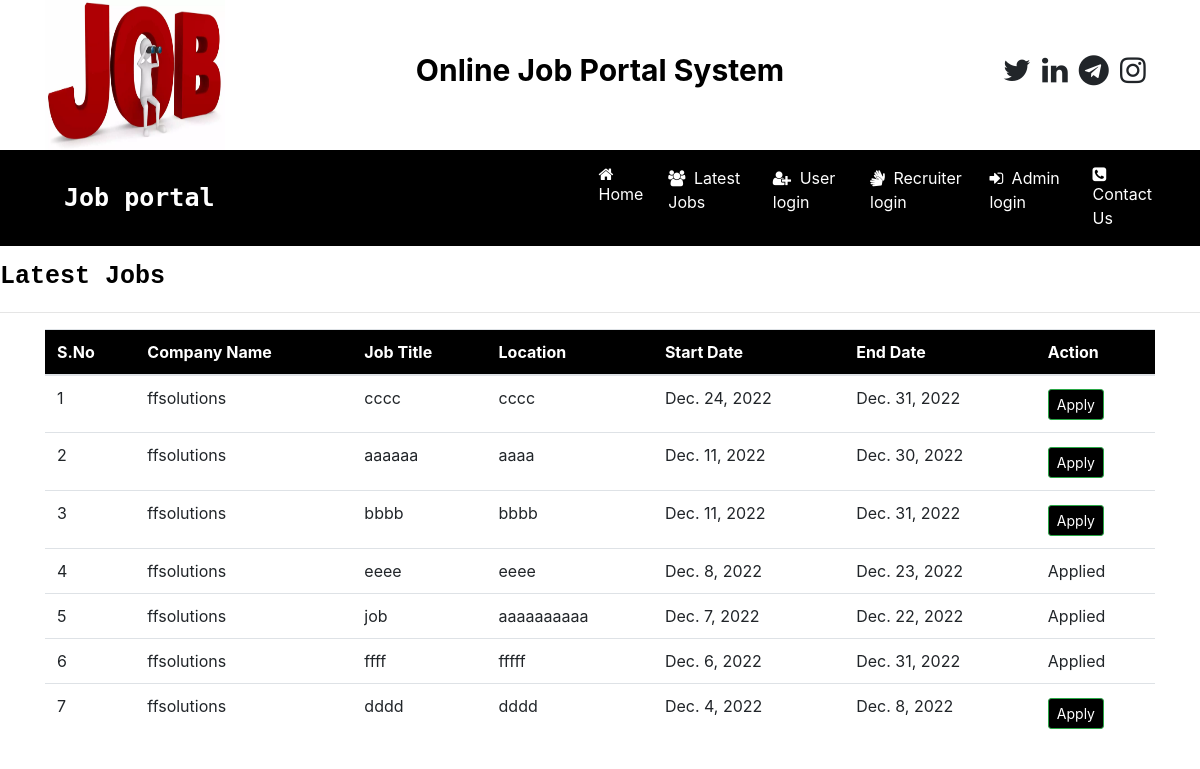
Screenshot of /user_latestjobs (signed in) with the database file from the repository.
### job/models.py (models this page shows, shortened)
class Job(models.Model):
    recruiter=models.ForeignKey(Recruiter,on_delete=models.CASCADE)
    start_date =models.DateField()
    end_date=models.DateField()
    title=models.CharField(max_length=100)
    salary=models.FloatField(max_length=20)
    image=models.FileField()
    description =models.CharField(max_length=300)
    experience =models.CharField(max_length=50)
    location =models.CharField(max_length=100)
    skills =models.CharField(max_length=100)
    creationdate =models.DateField()

class Recruiter(models.Model):
    user=models.ForeignKey(User,on_delete=models.CASCADE)
    mobile =models.CharField(max_length=15)
    image=models.FileField(null=True)
    gender=models.CharField(max_length=10)
    company=models.CharField(max_length=100)
    type=models.CharField(max_length=15)
    status=models.CharField(max_length=20)

### job/views.py (the view)
# urls.py: path('user_latestjobs',user_latestjobs,name="user_latestjobs"),
def user_latestjobs(request):
    job=Job.objects.all().order_by('-start_date')
    user=request.user
    student=StudentUser.objects.get(user=user)
    data=Apply.objects.filter(student=student)
    li=[]
    for i in data:
        li.append(i.job.id)
    d={'job':job,'li':li}
    return render(request,'user_latestjobs.html',d)

### job/templates/user_latestjobs.html (shortened to what this page needs)
{% load static %}
{% block body %}
{% include 'navigation.html' %}
<marquee style="font-family:monospace;font-size:25px;color:black;font-weight:bold;margin-top:1%">
    Latest Jobs
</marquee>
<hr>
<div class="container">
<table class="table table-hover "id="example">
    <thead>
    <tr style="background-color:black;color:white">
            <th>S.No</th>
            <th>Company Name</th>
            <th>Job Title</th>
            <th>Location</th>
            <th>Start Date</th>
            <th>End Date</th>
            <th>Action</th>
    </tr>
    </thead>
    <tbody>
    {% for i in job %}
    <tr>
            <td>{{forloop.counter}}</td>
            <td>{{i.recruiter.company}}</td>
            <td>{{i.title}}</td>
            <td>{{i.location}}</td>
            <td>{{i.start_date}}</td>
            <td>{{i.end_date}}</td>
            {% if i.id in li %}
            <td>Applied</td>
            {% else %}
            <td><a href="{% url 'job_detail' i.id %}" class="btn btn-success btn-sm" style="margin-top:2%;color:white;background:black">Apply</a>
        {% endif %}
            </td>
        </tr>
        {% endfor  %}
    </tbody>
</table>
</div>
{% endblock %}

### rows the page displays
Job: recruiter.company "ffsolutions", title "cccc", location "cccc", start_date "Dec. 24, 2022", end_date "Dec. 31, 2022", shows "Apply"
Job: recruiter.company "ffsolutions", title "aaaaaa", location "aaaa", start_date "Dec. 11, 2022", end_date "Dec. 30, 2022", shows "Apply"
Job: recruiter.company "ffsolutions", title "bbbb", location "bbbb", start_date "Dec. 11, 2022", end_date "Dec. 31, 2022", shows "Apply"
Job: recruiter.company "ffsolutions", title "eeee", location "eeee", start_date "Dec. 8, 2022", end_date "Dec. 23, 2022", shows "Applied"
Job: recruiter.company "ffsolutions", title "job", location "aaaaaaaaaa", start_date "Dec. 7, 2022", end_date "Dec. 22, 2022", shows "Applied"
Job: recruiter.company "ffsolutions", title "ffff", location "fffff", start_date "Dec. 6, 2022", end_date "Dec. 31, 2022", shows "Applied"
Job: recruiter.company "ffsolutions", title "dddd", location "dddd", start_date "Dec. 4, 2022", end_date "Dec. 8, 2022", shows "Apply"
